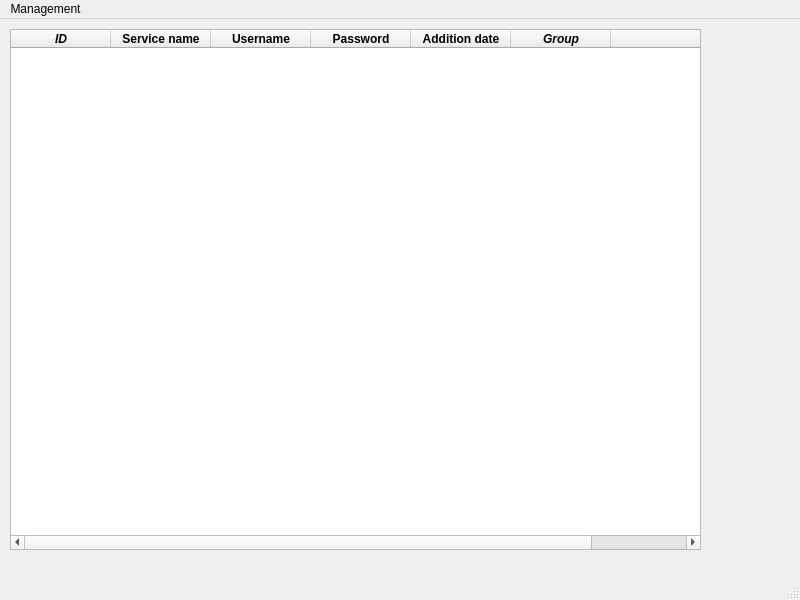
<?xml version="1.0" encoding="UTF-8"?>
<ui version="4.0">
 <class>MainWindow</class>
 <widget class="QMainWindow" name="MainWindow">
  <property name="geometry">
   <rect>
    <x>0</x>
    <y>0</y>
    <width>800</width>
    <height>600</height>
   </rect>
  </property>
  <property name="windowTitle">
   <string>MainWindow</string>
  </property>
  <widget class="QWidget" name="centralwidget">
   <widget class="QTableWidget" name="tableWidget">
    <property name="geometry">
     <rect>
      <x>10</x>
      <y>10</y>
      <width>691</width>
      <height>521</height>
     </rect>
    </property>
    <property name="sizePolicy">
     <sizepolicy hsizetype="Expanding" vsizetype="Expanding">
      <horstretch>4</horstretch>
      <verstretch>0</verstretch>
     </sizepolicy>
    </property>
    <property name="showGrid">
     <bool>true</bool>
    </property>
    <column>
     <property name="text">
      <string>ID</string>
     </property>
     <property name="font">
      <font>
       <italic>true</italic>
       <bold>true</bold>
      </font>
     </property>
    </column>
    <column>
     <property name="text">
      <string>Service name</string>
     </property>
     <property name="font">
      <font>
       <bold>true</bold>
      </font>
     </property>
    </column>
    <column>
     <property name="text">
      <string>Username</string>
     </property>
     <property name="font">
      <font>
       <italic>false</italic>
       <bold>true</bold>
      </font>
     </property>
    </column>
    <column>
     <property name="text">
      <string>Password</string>
     </property>
     <property name="font">
      <font>
       <bold>true</bold>
      </font>
     </property>
    </column>
    <column>
     <property name="text">
      <string>Addition date</string>
     </property>
     <property name="font">
      <font>
       <bold>true</bold>
      </font>
     </property>
    </column>
    <column>
     <property name="text">
      <string>Group</string>
     </property>
     <property name="font">
      <font>
       <italic>true</italic>
       <bold>true</bold>
      </font>
     </property>
    </column>
    <column>
     <property name="text">
      <string/>
     </property>
     <property name="font">
      <font>
       <bold>true</bold>
      </font>
     </property>
    </column>
   </widget>
  </widget>
  <widget class="QMenuBar" name="menubar">
   <property name="geometry">
    <rect>
     <x>0</x>
     <y>0</y>
     <width>800</width>
     <height>25</height>
    </rect>
   </property>
   <widget class="QMenu" name="menuPasswords">
    <property name="title">
     <string>Management</string>
    </property>
    <addaction name="actionAddPassword"/>
    <addaction name="actionEditPassword"/>
    <addaction name="actionDeletePassword"/>
    <addaction name="separator"/>
    <addaction name="actionExportPassword"/>
    <addaction name="actionDeleteAllPasswords"/>
   </widget>
   <addaction name="menuPasswords"/>
  </widget>
  <widget class="QStatusBar" name="statusbar"/>
  <action name="actionAddPassword">
   <property name="icon">
    <iconset theme="QIcon::ThemeIcon::ListAdd"/>
   </property>
   <property name="text">
    <string>Add Password</string>
   </property>
   <property name="toolTip">
    <string>Add a new password</string>
   </property>
   <property name="shortcut">
    <string>Ctrl+N</string>
   </property>
   <property name="menuRole">
    <enum>QAction::MenuRole::NoRole</enum>
   </property>
  </action>
  <action name="actionDeletePassword">
   <property name="icon">
    <iconset theme="QIcon::ThemeIcon::EditDelete"/>
   </property>
   <property name="text">
    <string>Delete Password</string>
   </property>
   <property name="toolTip">
    <string>Delete selected password</string>
   </property>
   <property name="shortcut">
    <string>Ctrl+Del</string>
   </property>
   <property name="menuRole">
    <enum>QAction::MenuRole::NoRole</enum>
   </property>
  </action>
  <action name="actionEditPassword">
   <property name="icon">
    <iconset theme="QIcon::ThemeIcon::EditPaste"/>
   </property>
   <property name="text">
    <string>Edit Password</string>
   </property>
   <property name="toolTip">
    <string>Edit selected password</string>
   </property>
   <property name="shortcut">
    <string>Ctrl+E</string>
   </property>
   <property name="menuRole">
    <enum>QAction::MenuRole::NoRole</enum>
   </property>
  </action>
  <action name="actionExportPassword">
   <property name="text">
    <string>Export Password...</string>
   </property>
   <property name="toolTip">
    <string>Select passwords and export to preset formats</string>
   </property>
   <property name="menuRole">
    <enum>QAction::MenuRole::NoRole</enum>
   </property>
  </action>
  <action name="actionDeleteAllPasswords">
   <property name="icon">
    <iconset theme="QIcon::ThemeIcon::EditClear"/>
   </property>
   <property name="text">
    <string>Delete All Passwords</string>
   </property>
   <property name="toolTip">
    <string>Delete all password from the manager</string>
   </property>
   <property name="menuRole">
    <enum>QAction::MenuRole::NoRole</enum>
   </property>
  </action>
 </widget>
 <resources/>
 <connections/>
</ui>
